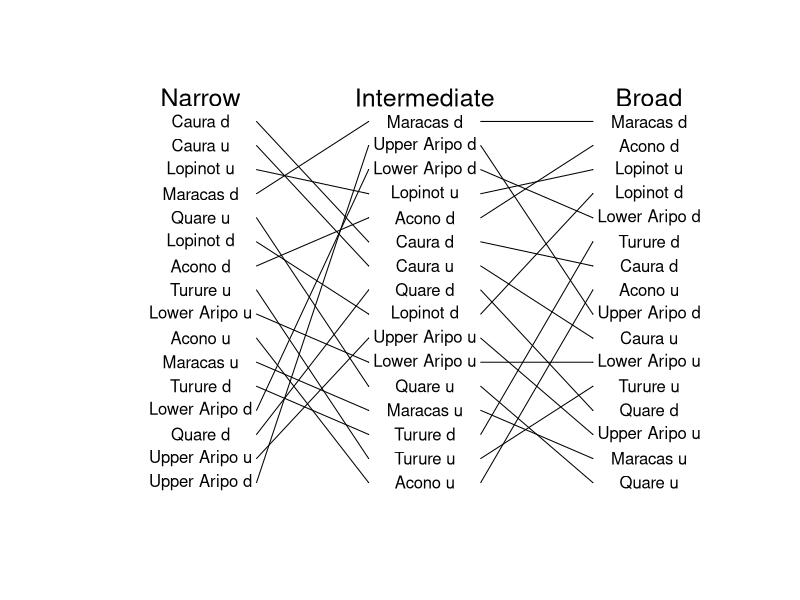

Recreate this plot in R.
## ---- chunk 1
###Making a plot of how high pressure predation sites are when measured in 
#different levels of predation

setwd("C:\\Users\\faj\\Documents\\OneDrive for Business\\research\\FishPredation\\Data")

library(dplyr)
library(tidyr)
library(ggplot2)
library(lme4)
library(Cairo)


#preparing data 

fishDataAll <- read.csv("Fish data June 2017.csv")
head(fishDataAll)
str(fishDataAll)
levels(fishDataAll$species)
selectMonths <- c("07", "08")# i am selecting out these months because then i can use the last timepoint 


group12 <- c("Hoplias malabaricus", "Crenicichla frenata", "Gymnotus carapo", "Anablepsoides hartii",
			"Cichlasoma taenia", "Cichlasoma taenia", "Corynopoma riisei", "Roeboides dientonito", 
			"Agonostomus monticola", "Rhamdia quelen", "andinoacara pulcher", "Hemigrammus unilineatus", "Rivulus hartii")


#select data from only the July and Auguest, and remove first year 
SelectData <- fishDataAll %>% 
	separate(date, c("Day", "Month", "Year"), sep = "/") %>%
	filter(Year != 2010)%>%
	filter(Month %in% selectMonths)

fishData <- data.frame(SelectData)

#calculate biomass
fishData$TotBiomass <- (fishData$numbercaught + fishData$numberseen)* fishData$weight


#calculating percentage biomass
TotBioSite<- fishData %>% 
	group_by(site, Year) %>%
	summarise(BiomasSiteSum = sum(TotBiomass, na.rm=TRUE))

siteBiomass <- data.frame(TotBioSite)

#Narrow Predation data
#-------------------------

#sum biomass per site and year
predatorsBioN <- fishData %>% 
	filter(species == "Hoplias malabaricus" | species == "Crenicichla frenata") %>%
	group_by(site, Year) %>%
	summarise(BiomassSum = sum(TotBiomass))

predatorsBio <- data.frame(predatorsBioN)
predatorsBio$Year <- as.numeric(predatorsBio$Year)
siteBiomass$Year <- as.numeric(siteBiomass$Year)

FishDataTot <- merge(siteBiomass, predatorsBio, by = c("site" ,"Year"),all=TRUE) # this makes sure i 
#know what years had no predators recoreded in 
head(FishDataTot)
FishDataTot$BiomassSum[is.na(FishDataTot$BiomassSum)] <- 0

FishDataTot$PropMass <- FishDataTot$BiomassSum / FishDataTot$BiomasSiteSum

Narrow <- aggregate(FishDataTot$PropMass, list(FishDataTot$site), mean, na.rm=TRUE)

orderNarrow <- Narrow[order(Narrow$x),]
head(orderNarrow)

orderNarrow$predOrderN <- c(1:nrow(orderNarrow))

#Middle predation 
#------------------------------

#there are no fsih of species Anablepsoides hartii

#sum biomass per site and year
predatorsBioM <- fishData %>% 
	filter(species == "Hoplias malabaricus" | species == "Crenicichla frenata" | 
		species == "Gymnotus carapo" | species == "Rivulus hartii") %>%
	group_by(site, Year) %>%
	summarise(BiomassSum = sum(TotBiomass))

predatorsBioMl <- data.frame(predatorsBioM)

predatorsBioMl$Year <- as.numeric(predatorsBioMl$Year)

FishDataTotM <- merge(siteBiomass, predatorsBioM, by = c("site" ,"Year"),all=TRUE) # this makes sure i 
#know what years had no predators recoreded in 
head(FishDataTotM)
FishDataTotM$BiomassSum[is.na(FishDataTotM$BiomassSum)] <- 0

FishDataTotM$PropMass <- FishDataTotM$BiomassSum / FishDataTotM$BiomasSiteSum


Middle <- aggregate(FishDataTotM$BiomassSum, list(FishDataTotM$site), mean, na.rm=TRUE)

orderMiddle<- Middle[order(Middle$x),]
head(orderMiddle)

orderMiddle$predOrderM <- c(1:nrow(orderMiddle))

#Wide predation 
#------------------------------

#there are no fsih of species Anablepsoides hartii

#sum biomass per site and year
predatorsBioW <- fishData %>% 
	filter(species %in% group12) %>%
	group_by(site, Year) %>%
	summarise(BiomassSum = sum(TotBiomass))

predatorsBioWd <- data.frame(predatorsBioW)

predatorsBioWd$Year <- as.numeric(predatorsBioWd$Year)

FishDataTotW <- merge(siteBiomass, predatorsBioW, by = c("site" ,"Year"),all=TRUE) # this makes sure i 
#know what years had no predators recoreded in 
head(FishDataTotW)
FishDataTotW$BiomassSum[is.na(FishDataTotW$BiomassSum)] <- 0

FishDataTotW$PropMass <- FishDataTotW$BiomassSum / FishDataTotW$BiomasSiteSum

Wide <- aggregate(FishDataTotW$BiomassSum, list(FishDataTotW$site), mean, na.rm=TRUE)

orderWide<- Wide[order(Wide$x),]
head(orderWide)

orderWide$predOrderW <- c(1:nrow(orderWide))


##merge all data 
#-----------------------------

orderNM <- merge(orderNarrow, orderMiddle, by = "Group.1")
orderNMW <- merge(orderNM, orderWide, by = "Group.1")

## ---- chunk 2

Cairo(file="C:\\Users\\faj\\Documents\\OneDrive for Business\\research\\bioTIME\\users\\Faith\\TriniFishPredation\\Biomass_tangle.png",
      type="png",
      units="in", 
      width=8,
      height=6,
      pointsize=12,
      dpi=100)

plotSetup <- data.frame(cbind(c(1:17),c(20:87))) # data to plot onto emptyp plot
plot(x = plotSetup$X2, y = plotSetup$X1, col="white", axes=FALSE , ylab = " ", xlab = "  ")

#plot arrows
arrows(x0 = 36, y0 = orderNMW$predOrderN, x1 = 48, y1 = orderNMW$predOrderM, length = 0.001)
arrows(x0 = 60, y0 = orderNMW$predOrderM, x1 = 72, y1 = orderNMW$predOrderW, length = 0.001)

#plotting text 
text(x = 54, y = orderNMW$predOrderM, labels = orderNMW$Group.1)
text(x = 30, y = orderNMW$predOrderN, labels = orderNMW$Group.1)
text(x = 78, y = orderNMW$predOrderW, labels = orderNMW$Group.1)

text(x = 30, y = 17, labels = "Narrow", cex = 1.5)
text(x = 54, y = 17, labels = "Intermediate", cex = 1.5)
text(x = 78, y = 17, labels = "Broad", cex = 1.5)

dev.off()

## ---- chunk 3
rownames(orderNMW) <- orderNMW$Group.1
corOrderNMW <- orderNMW[,c(2, 4, 6)] 
names(corOrderNMW ) <- c("Narrow", "Middle", "Wide")
cor(corOrderNMW, method="spearman")
